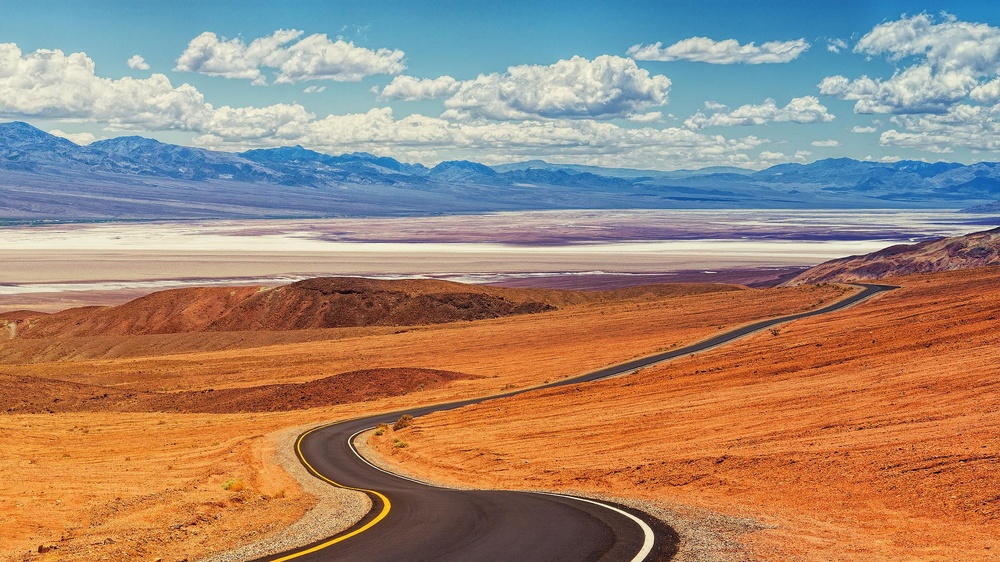
#> input picture Source.jpg, 1000 x 562 px, shrunk from 1920 x 1080 before the run
$ python histogram_match.py
#> lines starting #> are read from the running program, lines starting #| are printed output that depends on the picture; long printed decimals are rounded
from PIL import Image
import numpy as np
import matplotlib.pyplot as plt
import sys


def get_average_rgb(pixels):
    counter = 0
    rgb = [0, 0, 0]
    for i in range(pixels.shape[0]):
        for j in range(pixels.shape[1]):
            counter += 1
            pixel = pixels[i, j]
            rgb[0] += pixel[0]
            rgb[1] += pixel[1]
            rgb[2] += pixel[2]
    return [x / counter for x in rgb]


if __name__ == "__main__":
    source_filename = "Source.jpg"
    reference_filename = "Reference.jpg"

    if len(sys.argv) > 1:
        source_filename = sys.argv[1]
    if len(sys.argv) > 2:
        reference_filename = sys.argv[2]

    source = Image.open(source_filename)
#> source is the input picture: PIL image 1000x562 RGB; mean R, G, B 161.9, 136.1, 118.1
    source_pixels = np.array(source)
    source_rgb = get_average_rgb(source_pixels)
#> after the loop in get_average_rgb, `for i in range(pixels.shape[0]):`: counter = 562000; rgb = [90979317, 76465859, 66385090]
#> source_rgb = [161.9, 136.1, 118.1]

    reference = Image.open(reference_filename)
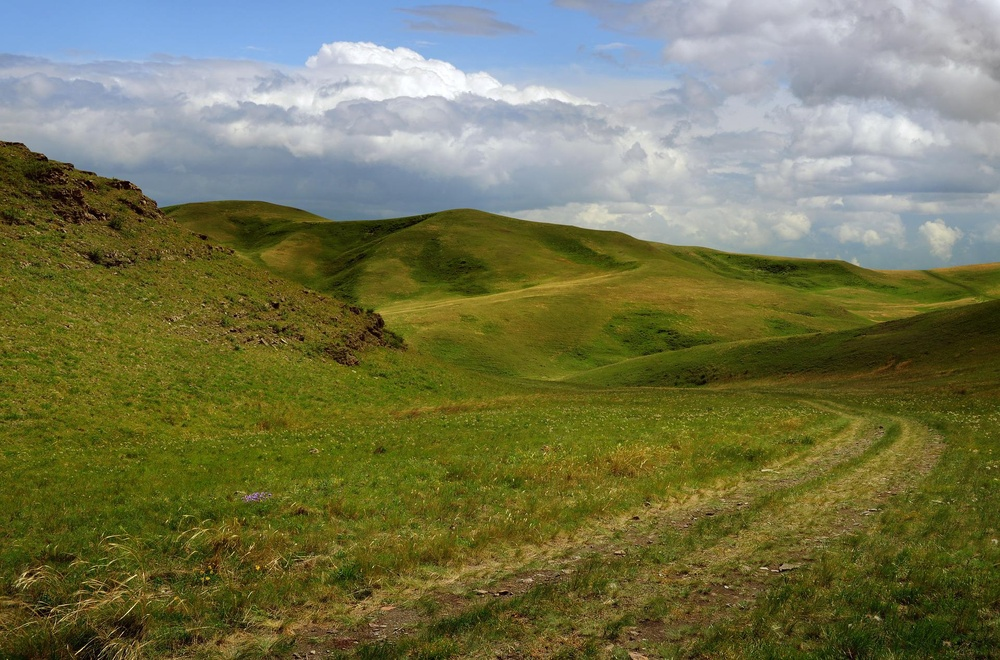
#> input picture Reference.jpg, 1000 x 660 px, shrunk from 1920 x 1267 before the run
#> reference is the input picture: PIL image 1000x660 RGB; mean R, G, B 115.8, 117.3, 80.7
    reference_pixels = np.array(reference)
    reference_rgb = get_average_rgb(reference_pixels)
#> reference_rgb = [115.8, 117.3, 80.68]

    print("src:", source_rgb)
#| src: [161.885, 136.060, 118.123]
    print("ref:", reference_rgb)
#| ref: [115.752, 117.271, 80.679]

    differential = list(map(lambda i, j: i - j, reference_rgb, source_rgb))
#> differential = [-46.13, -18.79, -37.44]
    print("dif:", differential)
#| dif: [-46.133, -18.789, -37.444]

    for i in range(source_pixels.shape[0]):
        for j in range(source_pixels.shape[1]):
            pixel = source_pixels[i, j]
            pixel[0] = pixel[0] + differential[0] if pixel[0] + differential[0] >= 0 else 0
            pixel[1] = pixel[1] + differential[1] if pixel[1] + differential[1] >= 0 else 0
            pixel[2] = pixel[2] + differential[2] if pixel[2] + differential[2] >= 0 else 0

    source_rgb = get_average_rgb(source_pixels)
#> source_rgb = [115, 117.1, 81.33]
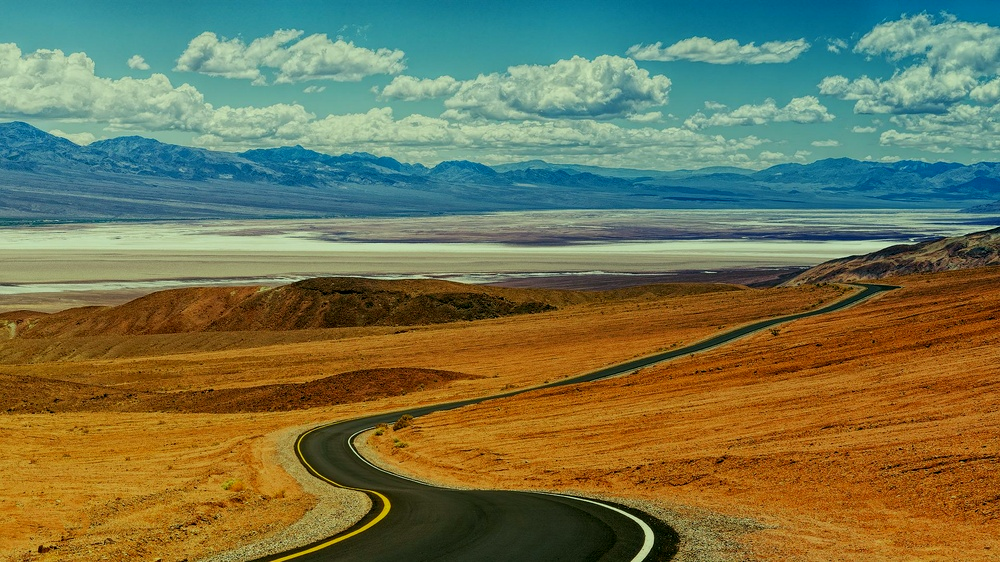
#> source_pixels: shape (562, 1000, 3); mean R, G, B 115, 117.1, 81.3
    reference_rgb = get_average_rgb(reference_pixels)
    print("src:", source_rgb)
#| src: [115.044, 117.071, 81.332]
    print("ref:", reference_rgb)
#| ref: [115.752, 117.271, 80.679]

    new_filename = f'{source_filename.split(".")[0]}_edited.jpg'
    plt.imsave(new_filename, source_pixels.astype(np.uint8))
    plt.imshow(source_pixels)
    plt.show()
